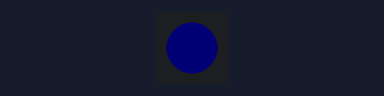
Recording of a sketch running on a simulated Arduino MKR. On the bench: 1 RGB LEDs in strip order, left to right. Dim RGB values are drawn brighter than linear; WiFi joins after 1.5 s; servers stay silent unless stated; uploads are accepted with an empty reply; the local clock reads 2024-03-15 10:24:30 at power-on unless the sketch sets it; not simulated (calls return 0 or success): secret.h; what the sketch prints to the serial monitor is not drawn.

Above: at 11.8 s.
At 13.6 s:
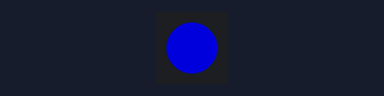
At 15.4 s:
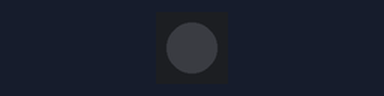
Timing chart, 0 to 16.9 s (numbered marks = the images above):
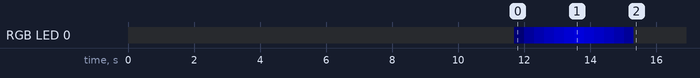

The sketch:

newrons_controller.ino
```cpp
#include "secret.h"
#include "RTClib.h"
#include <Adafruit_NeoPixel.h>
#include <SPI.h>
#include <WiFiNINA.h>
#include <ArduinoJson.h>

#define INLEN 256
char instr[INLEN + 1];

Adafruit_NeoPixel pixels(1, 6, NEO_GRB + NEO_KHZ800);
RTC_PCF8523 rtc;

char ssid[] = SECRET_SSID;
char pass[] = SECRET_PASS;
int status = WL_IDLE_STATUS;

WiFiClient client;
char server[] = "www.googleapis.com";
int startSaving = 0;
String apiResult;

StaticJsonDocument<8000> doc;
int jsonParsed = 0;

int takeMeds = 0;
int goWalk = 0;
int makeLunch = 0;

void setup() {
  // USB.
  Serial.begin(115200);

  // JeVois device.
  Serial1.begin(115200);
  Serial1.setTimeout(500);

  // PCF8523 real-time clock.
  rtc.begin();

  // Get current date/time.
  DateTime now = rtc.now();
  //rtc.adjust(DateTime(F(__DATE__), F(__TIME__)));   // Run once to initialize clock.

  // Connect to WiFi.
  while (status != WL_CONNECTED) {
    Serial.print("Attempting to connect to WPA SSID: ");
    Serial.println(ssid);
    status = WiFi.begin(ssid, pass);

    // Wait 10 seconds for connection.
    delay(10000);
  }
  Serial.println("Connected to network.");

  // Get Google calendar events.
  DateTime minDT (now - TimeSpan(0, 1, 0, 0));
  String minTime = String(minDT.year()) + "-" + String(minDT.month()) + "-" + String(minDT.day()) + "T" + String(minDT.hour()) + ":" + String(minDT.minute()) + ":" + String(minDT.second()) + "-05:00";
  DateTime maxDT (now + TimeSpan(0, 1, 0, 0));
  String maxTime = String(maxDT.year()) + "-" + String(maxDT.month()) + "-" + String(maxDT.day()) + "T" + String(maxDT.hour()) + ":" + String(maxDT.minute()) + ":" + String(maxDT.second()) + "-05:00";

  String apiUrl = "/calendar/v3/calendars/" EMAIL_ADDRESS "/events?access_token=" ACCESS_TOKEN "&timeMin=" + minTime + "&timeMax=" + maxTime;

  if (client.connectSSL(server, 443)) {
    Serial.println("Connected to server.");
    client.println("GET " + apiUrl + " HTTP/1.1");
    client.println("Host: www.googleapis.com");
    client.println("Connection: close");
    client.println();
  }

  // 5050 LED
  pinMode(6, OUTPUT);
  pixels.begin();

  flashLED();
}

void loop() {
  while (client.available()) {
    char c = client.read();
    if (c == '{') {
      startSaving = 1;
    }

    if (startSaving) {
      apiResult += c;
    }
  }

  // Parse JSON.
  if (jsonParsed == 0 && apiResult != "") {
    DeserializationError error = deserializeJson(doc, apiResult);

    if (error) {
      Serial.print(F("deserializeJson() failed: "));
      Serial.println(error.c_str());
    }

    jsonParsed = 1;
  }

  if (jsonParsed == 1) {
    JsonArray items = doc["items"];
    for (int i=0; i<items.size(); i++) {
      const char* summary = items[i]["summary"];
      Serial.println(summary);

      if (String(summary).indexOf("Take Medicine") > -1) {
        takeMeds = 1;
      } else if (String(summary).indexOf("Go for a walk")) {
        goWalk = 1;
      } else if (String(summary).indexOf("Make Lunch")) {
        makeLunch = 1;
      }

    }

    jsonParsed = 2;
  }

  // Read a line of data from JeVois:
  byte len = Serial1.readBytesUntil('\n', instr, INLEN);

  // Make sure the string is null-terminated:
  instr[len--] = '\0';

  // Cleanup any trailing whitespace:
  while (len >= 0 && instr[len] == ' ' || instr[len] == '\r' || instr[len] == '\n') instr[len--] = '\0';

  if (String(instr).startsWith("DO ")) {
    Serial.println(instr);

    if (String(instr).indexOf("pill_bottle") > -1 && takeMeds) {
      flashLED();
    } else if (String(instr).indexOf("microwave") > -1 && makeLunch) {
      flashLED();
    } else if ((String(instr).indexOf("running_shoe") > -1 || String(instr).indexOf("Loafer") > -1) && goWalk) {
      flashLED();
    }

  }

}

void flashLED() {
  for (int i=1; i<151; i++) {
    pixels.setPixelColor(0, pixels.Color(0, 0, i));
    pixels.show();
    delay(12);
  }

  for (int i=149; i>=0; i--) {
    pixels.setPixelColor(0, pixels.Color(0, 0, i));
    pixels.show();
    delay(12);
  }
}
```
